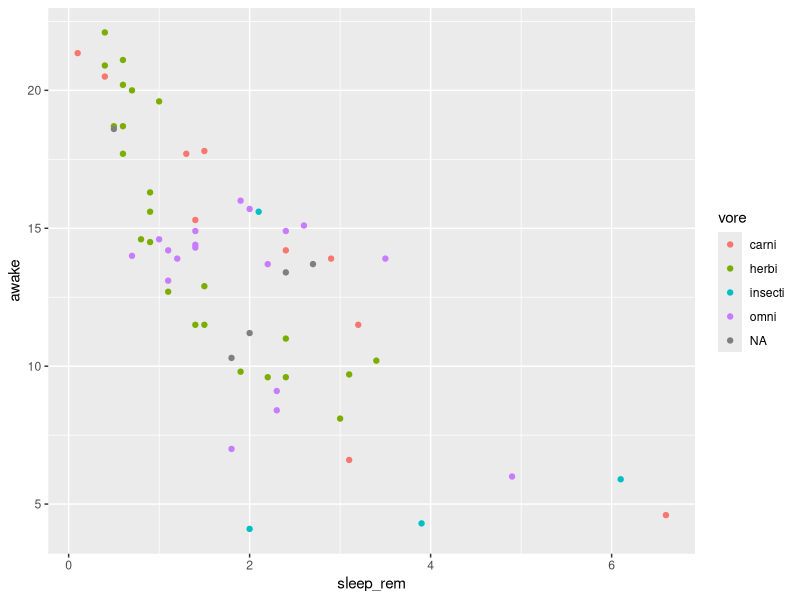
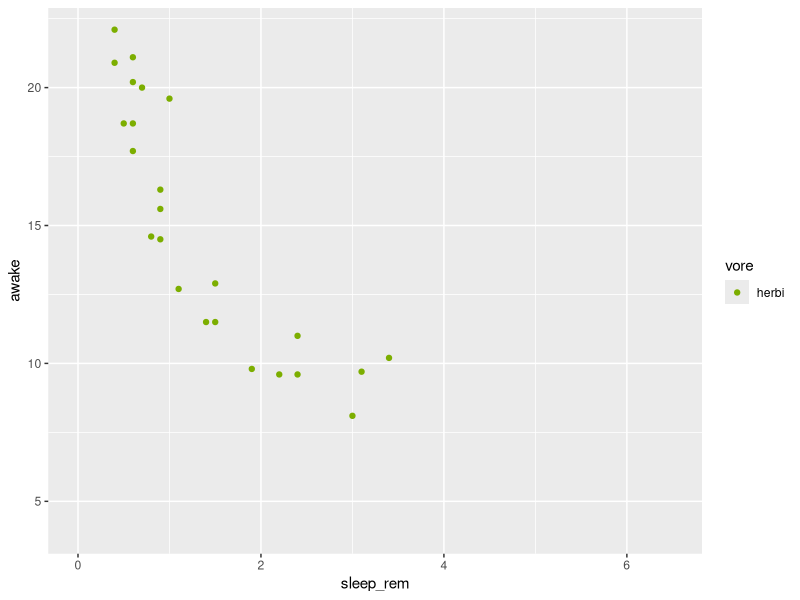
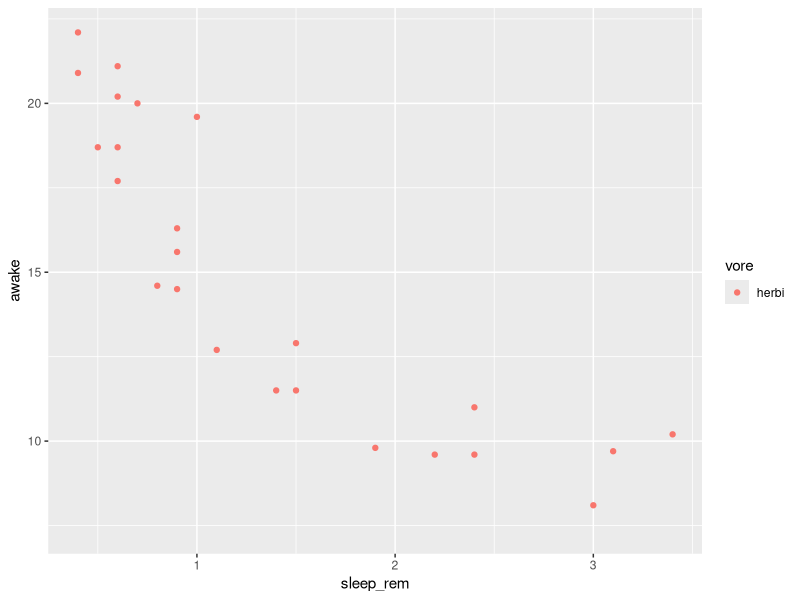
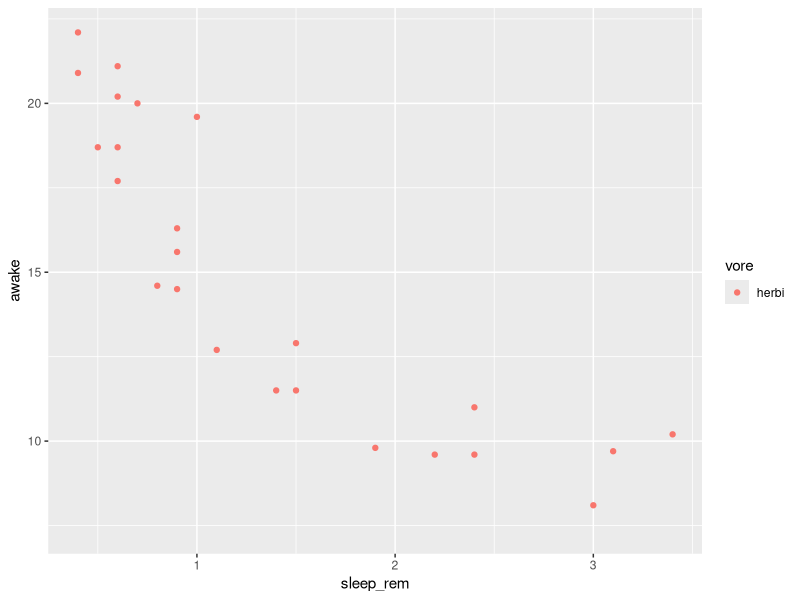
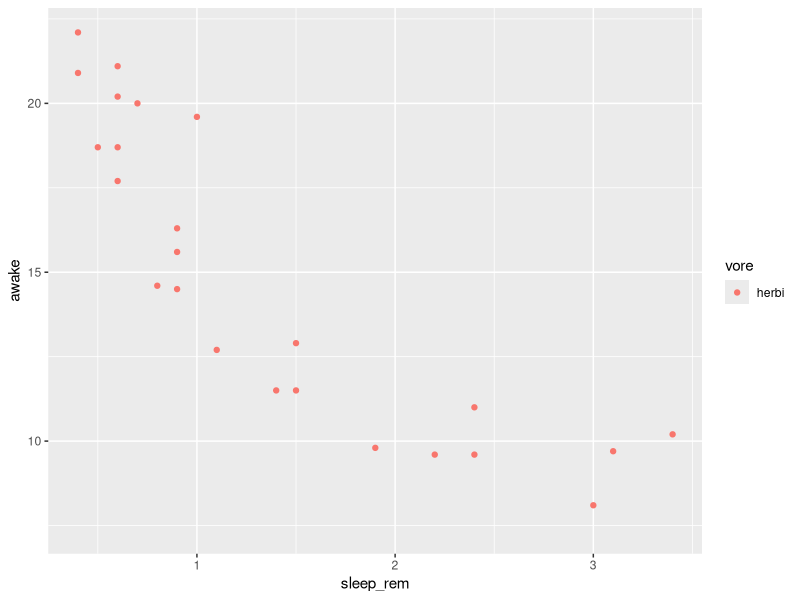
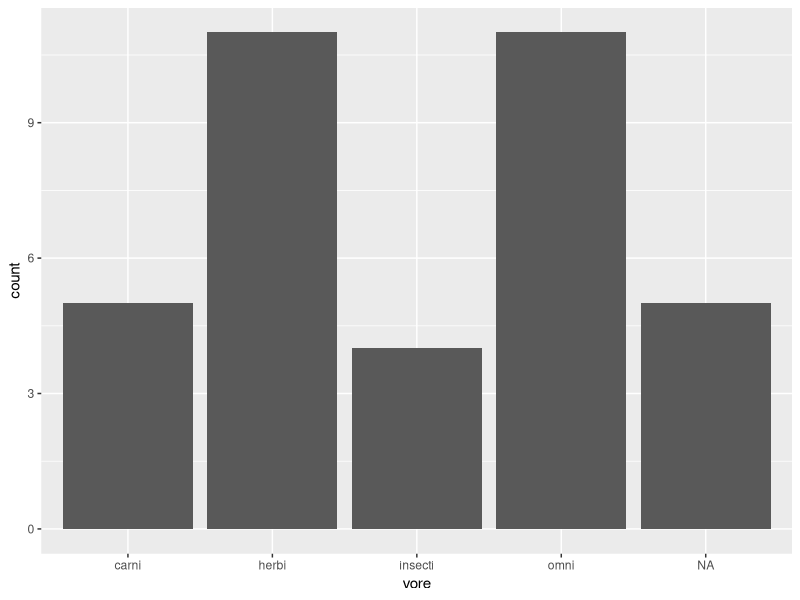

Generate these figures, in order, with R:
## ---- chunk 1
#| label: setup

library(dplyr)
library(ggplot2)
## ---- chunk 2
msleep <- ggplot2::msleep
msleep
## ---- chunk 3
# Only keep herbivores
filter(msleep, vore == "herbi")
# note that it's a double = sign!
## ---- chunk 4
msleep
## ---- chunk 5
msleep_herbi <- filter(msleep, vore == "herbi")
## ---- chunk 6

## ---- chunk 7
# Plotting all mammals
msleep |>
  ggplot(aes(sleep_rem, awake, colour = vore)) +
  geom_point()

# Plotting only herbivores
msleep |> 
  filter(vore == "herbi") |>
  ggplot(aes(sleep_rem, awake, colour = vore)) +
  geom_point() +
  # The line below will make the two graphs more comparable
  scale_colour_manual(values = "#7CAE00") + coord_cartesian(xlim = c(0, 6.5), ylim = c(4, 22)) 
## ---- chunk 8
filter(msleep, is.na(sleep_cycle))
## ---- chunk 9
filter(msleep, vore == "herbi" & sleep_total > 15)
## ---- chunk 10

## ---- chunk 11

## ---- chunk 12
select(msleep, name, order)
## ---- chunk 13

## ---- chunk 14
msleep |> select(name, starts_with("sleep"))
## ---- chunk 15
# Code with the pipe
msleep |> filter(order == "Primates")

# Code without the pipe
filter(msleep, order == "Primates")
## ---- chunk 16
# Option 1: nested functions
ggplot(filter(msleep, vore == "herbi"), aes(sleep_rem, awake, colour = vore)) +
  geom_point()

# Option 2: intermediate assignment
msleep_herbi <- filter(msleep, vore == "herbi")
ggplot(msleep_herbi, aes(sleep_rem, awake, colour = vore)) +
  geom_point()

# Option 3: piping
msleep |> 
  filter(vore == "herbi") |> 
  ggplot(aes(sleep_rem, awake, colour = vore)) +
  geom_point()
## ---- chunk 17
msleep |>
  filter(is.na(conservation)) |> 
  select(name, ends_with("wt"))
## ---- chunk 18

## ---- chunk 19
# Base R
msleep["name"]

# dplyr equivalent
msleep |> select(name)
## ---- chunk 20
# Base R
msleep[c("name", "sleep_total")]

# dplyr
msleep |> select(name, sleep_total)
## ---- chunk 21
# Base R
msleep[msleep$bodywt > 50, ]
msleep |> subset(bodywt > 50)

# dplyr
msleep |> filter(bodywt > 50)
## ---- chunk 22
# Recap
teeth <- datasets::ToothGrowth

teeth |> 
  group_by(supp) |>
  summarise(min(len),
            mean(len),
            max(len))

# Exercise 1
filter(msleep, sleep_total == 4)

# Exercise 2
filter(msleep, conservation == "domesticated" & bodywt > 50)

# Exercise 3
ggplot(filter(msleep, brainwt < 50/1000), aes(vore)) + geom_bar()

# Exercise 4
select(msleep, name, brainwt, bodywt)

# Exercise 5
msleep |> select(name)

# Exercise 6
filter(msleep, awake > 21)

# Exercise 7
sleepy <- msleep |>
  filter(vore == "insecti" & sleep_total >= 13) |>
  select(name, genus, order)

sleepy
